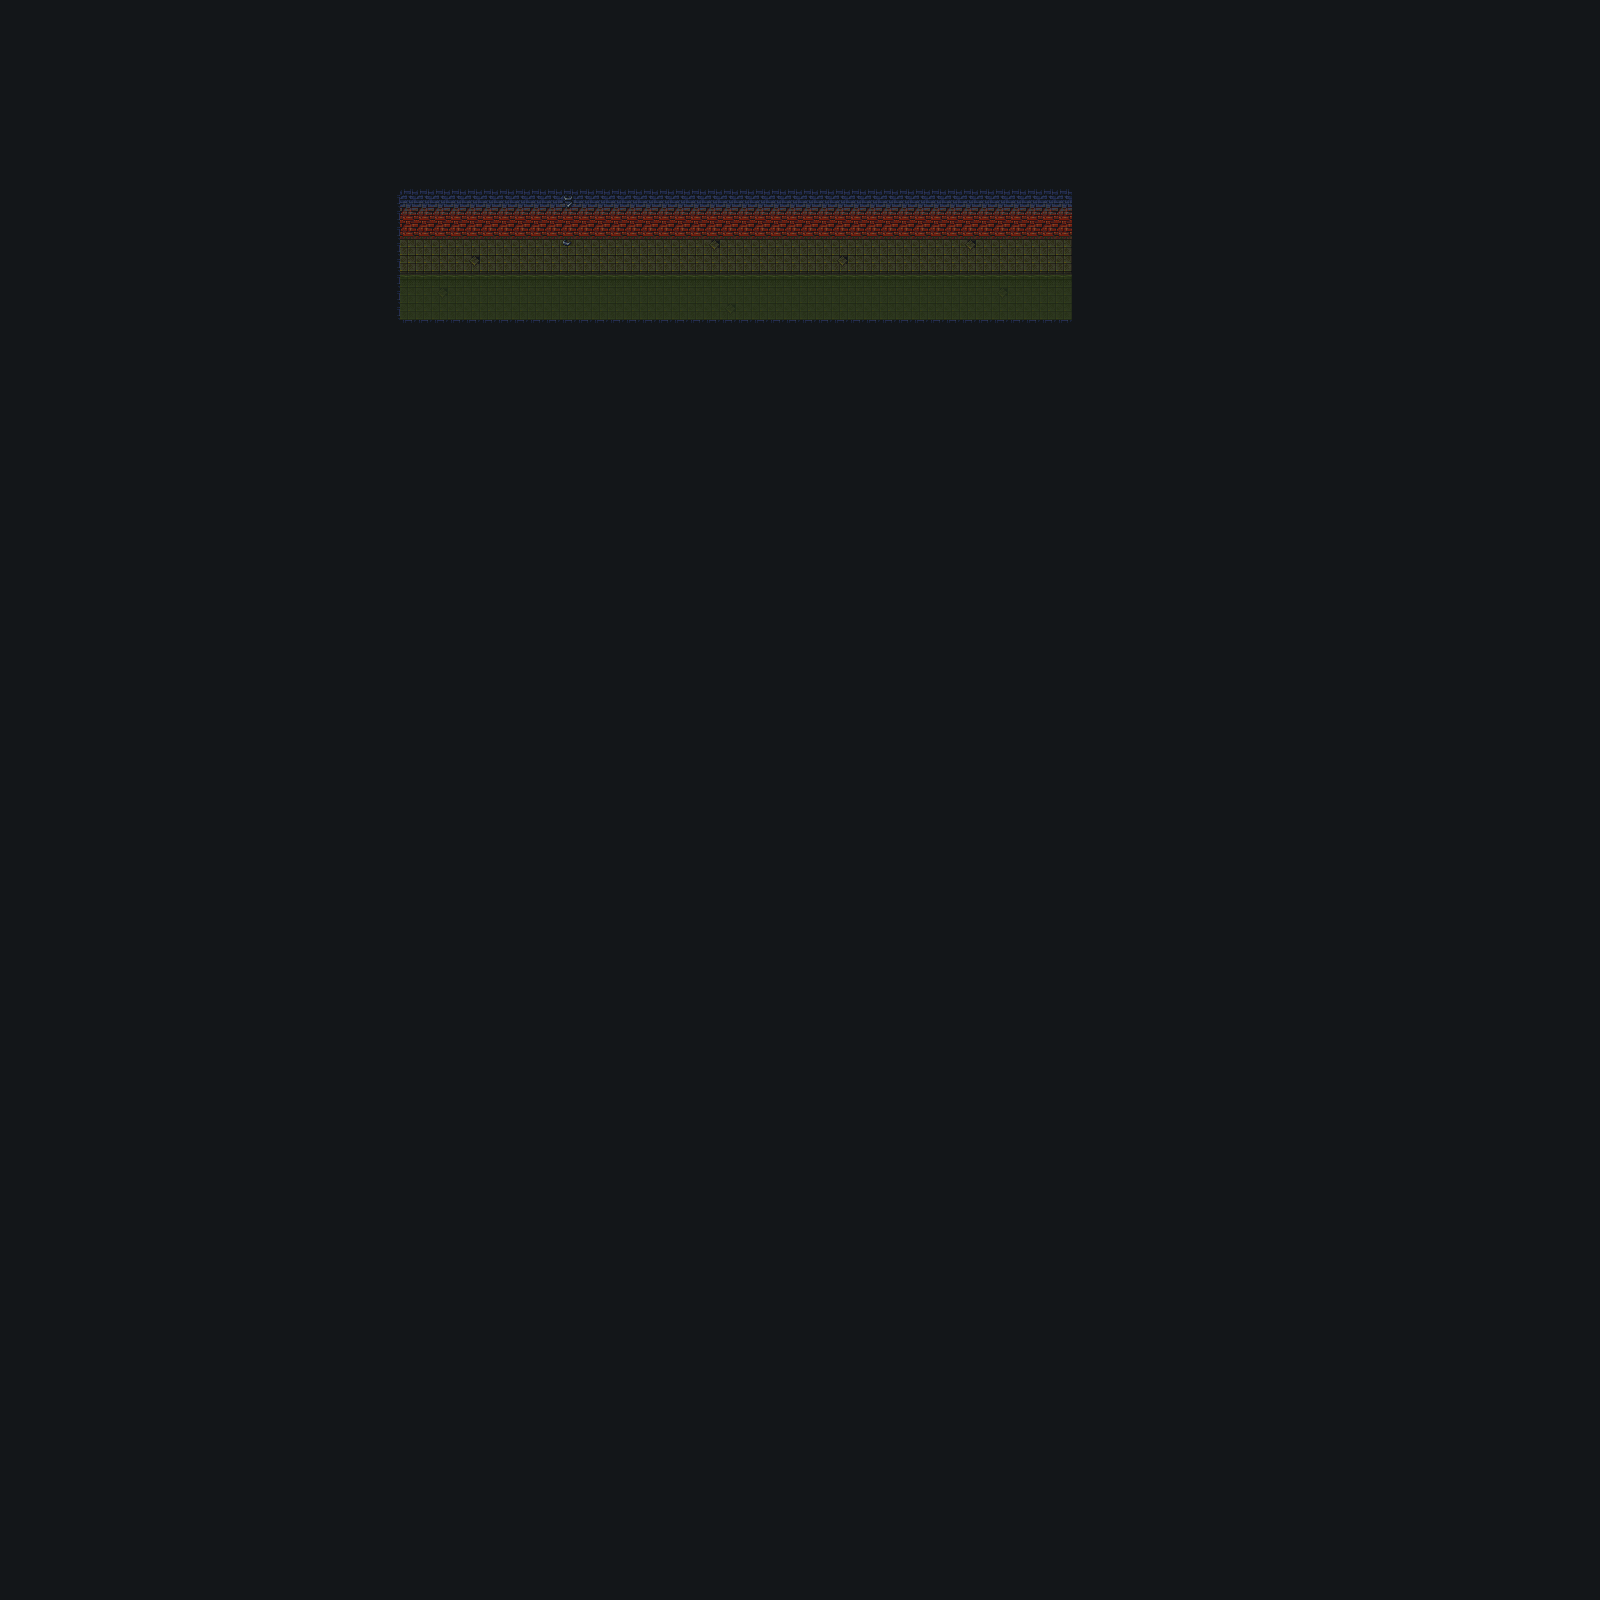

Tiled map render using the project's own tile images. Description and the map definition, with tile-layer contents summarised, below:
An orthogonal 100x100 tile map with 16x16 px tiles, 5 tile layers (base, detail, base-2, detail-2, ...), 1 hidden layer not drawn, 2 tilesets.

<map version="1.0" tiledversion="1.0.2" orientation="orthogonal" renderorder="right-down" width="100" height="100" tilewidth="16" tileheight="16" nextobjectid="1">
 <tileset firstgid="1" name="tileset_sewer" tilewidth="16" tileheight="16" tilecount="256" columns="16">
  <image source="tileset_sewer.png" width="256" height="256" />
 </tileset>
 <tileset firstgid="257" name="collision_graphic" tilewidth="16" tileheight="16" tilecount="4" columns="2">
  <image source="collision_graphic.png" width="32" height="32" />
 </tileset>
 <layer name="base" width="100" height="100">
  <data>[10000 cells, 9958 non-empty, 10 distinct tile ids]</data>
 </layer>
 <layer name="detail" width="100" height="100" opacity="0.87">
  <data>[10000 cells, 126 non-empty, 2 distinct tile ids]</data>
 </layer>
 <layer name="collision" width="100" height="100" visible="0" opacity="0.72">
  <data>[10000 cells, 106 non-empty, 1 distinct tile ids]</data>
 </layer>
 <layer name="base-2" width="100" height="100">
  <data>[10000 cells, 42 non-empty, 1 distinct tile ids]</data>
 </layer>
 <layer name="detail-2" width="100" height="100">
  <data>[10000 cells, 0 non-empty, 0 distinct tile ids]</data>
 </layer>
 <layer name="collision-2" width="100" height="100">
  <data>[10000 cells, 0 non-empty, 0 distinct tile ids]</data>
 </layer>
</map>
